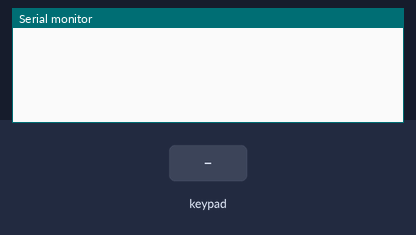
The sketch below on a simulated Arduino Mega 2560, built with avr-gcc and run on an emulated ATmega2560. On the bench: the last lines printed to the serial monitor. Inputs (shaded band) come from the test bench.

Above: at 1.2 s.
1.3 s: key '1' pressed
At 1.7 s:
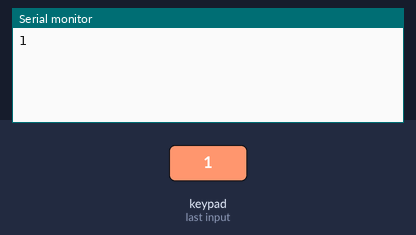
2.8 s: keypad keys 3 4 3 2 3 0 2 8 pressed 0.4 s apart
At 5.4 s:
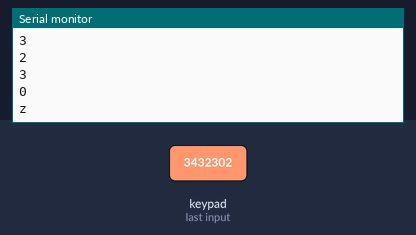
Timing chart, 0 to 6.9 s (numbered marks = the images above; inputs shaded):
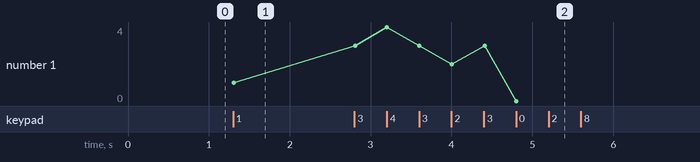

The sketch:

mega.ino
```cpp
#include <Keypad.h>

const byte passwordLength = 7;
byte index = 0;
char password[passwordLength];
char input[passwordLength];
bool defused = 1;
int startTime;
int endTime;
int timeOut = 40;
byte stat = 0;

const byte ROWS = 4; //four rows
const byte COLS = 3; //four columns
char hexaKeys[ROWS][COLS] = {
  {'1','2','3'},
  {'4','5','6'},
  {'7','8','9'},
  {'*','0','#'}
};

byte rowPins[ROWS] = {34, 32, 30, 28}; //connect to the row pinouts of the keypad
byte colPins[COLS] = {26, 24, 22}; //connect to the column pinouts of the keypad

Keypad customKeypad = Keypad( makeKeymap(hexaKeys), rowPins, colPins, ROWS, COLS);

void setup() {
  // put your setup code here, to run once:
  Serial.begin(9600);
  Serial1.begin(9600);    //Beep + Led + "Bomb has been planted"
  Serial2.begin(9600);    //LCD
  Serial3.begin(9600);    //CT / T Wins
}


void loop() {
  // put your main code here, to run repeatedly:
  while (index < passwordLength){
    bool gotkey = 0;
    char customKey;
    while (!gotkey)
    {
      customKey = customKeypad.getKey();
      if (customKey >= '0' && customKey <= '9') gotkey = 1;
    }
    Serial.println(customKey);
    password[index++] = customKey;
    Serial2.print(customKey);
  }

  Serial2.print('p'); //indicating plant mode
  while (Serial2.available())
  {
    if (Serial2.read() == 'o') break;
  }

  startTime = millis() / 1000;
  endTime = startTime + timeOut;

  while (defused && (millis() / 1000 < endTime)){
    defused = 1;
    while (index < passwordLength && (millis() / 1000 < endTime)){
      char customKey = customKeypad.getKey();
      Serial.println(customKey);
      input[index++] = customKey;
      Serial2.print(customKey);
    }
    for (int i = 0; i < 8; i++) if (password[i] != input[i]) defused = 0;
    Serial.print('z');
  }

  if (defused){
    Serial2.print('s');   //Success, LCD print "Defused"
  while (Serial2.available()){
    if (Serial2.read() == 'o') break;
    }
    Serial3.print('c');   //"CT wins"
  }
  else {
    Serial2.print('f');   //Fail, LCD print "Bomb exploded"
    while (Serial2.available()){
      if (Serial2.read() == 'o') break;
    }
    Serial3.print('t');   //"T wins"
  }

  delay(15000);
}
```

Measured:
- after the input at 1.3 s, the serial monitor: prints a new line at once (image 1)
- after the input at 2.8 s, the serial monitor: prints a new line at once (image 2)
- plotted number 1: 1 → 0 after the input at 2.8 s
